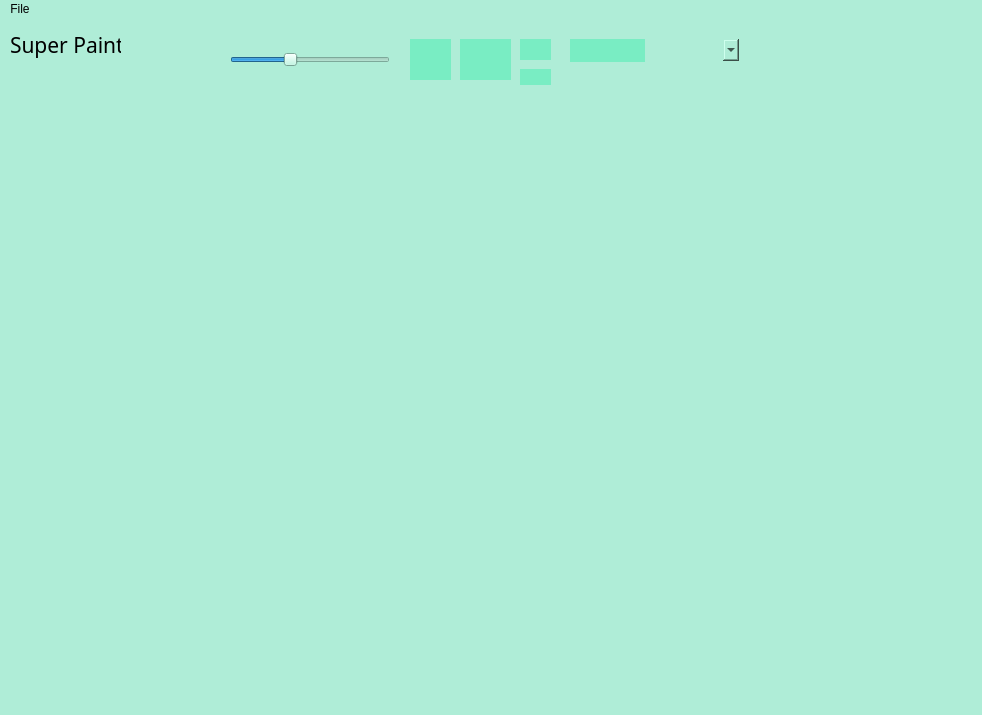
<?xml version="1.0" encoding="UTF-8"?>
<ui version="4.0">
 <class>MainWindow</class>
 <widget class="QMainWindow" name="MainWindow">
  <property name="geometry">
   <rect>
    <x>0</x>
    <y>0</y>
    <width>982</width>
    <height>715</height>
   </rect>
  </property>
  <property name="windowTitle">
   <string>MainWindow</string>
  </property>
  <property name="styleSheet">
   <string notr="true">background-color: #afedd7;
border: none;
</string>
  </property>
  <widget class="QWidget" name="centralwidget">
   <widget class="QLabel" name="label">
    <property name="geometry">
     <rect>
      <x>10</x>
      <y>10</y>
      <width>111</width>
      <height>31</height>
     </rect>
    </property>
    <property name="font">
     <font>
      <family>High Tower Text</family>
      <pointsize>16</pointsize>
     </font>
    </property>
    <property name="text">
     <string>Super Paint</string>
    </property>
   </widget>
   <widget class="QTextEdit" name="txtColor">
    <property name="geometry">
     <rect>
      <x>130</x>
      <y>10</y>
      <width>81</width>
      <height>61</height>
     </rect>
    </property>
   </widget>
   <widget class="QSlider" name="slider">
    <property name="geometry">
     <rect>
      <x>230</x>
      <y>30</y>
      <width>160</width>
      <height>22</height>
     </rect>
    </property>
    <property name="minimum">
     <number>1</number>
    </property>
    <property name="maximum">
     <number>80</number>
    </property>
    <property name="value">
     <number>30</number>
    </property>
    <property name="orientation">
     <enum>Qt::Horizontal</enum>
    </property>
   </widget>
   <widget class="QPushButton" name="btnPincel">
    <property name="geometry">
     <rect>
      <x>410</x>
      <y>20</y>
      <width>41</width>
      <height>41</height>
     </rect>
    </property>
    <property name="styleSheet">
     <string notr="true">background-color: #79edc3;
border: none;</string>
    </property>
    <property name="text">
     <string/>
    </property>
    <property name="icon">
     <iconset>
      <normaloff>D:/TEC/4to Semestre/Programación/GitHub/superpaint/icons/brush.png</normaloff>D:/TEC/4to Semestre/Programación/GitHub/superpaint/icons/brush.png</iconset>
    </property>
   </widget>
   <widget class="QPushButton" name="btnBorrador">
    <property name="geometry">
     <rect>
      <x>460</x>
      <y>20</y>
      <width>51</width>
      <height>41</height>
     </rect>
    </property>
    <property name="styleSheet">
     <string notr="true">background-color: #79edc3;
border: none;</string>
    </property>
    <property name="text">
     <string/>
    </property>
    <property name="icon">
     <iconset>
      <normaloff>D:/TEC/4to Semestre/Programación/GitHub/superpaint/icons/eraser.png</normaloff>D:/TEC/4to Semestre/Programación/GitHub/superpaint/icons/eraser.png</iconset>
    </property>
   </widget>
   <widget class="QPushButton" name="btnLinea">
    <property name="geometry">
     <rect>
      <x>520</x>
      <y>20</y>
      <width>31</width>
      <height>21</height>
     </rect>
    </property>
    <property name="styleSheet">
     <string notr="true">background-color: #79edc3;
border: none;</string>
    </property>
    <property name="text">
     <string/>
    </property>
    <property name="icon">
     <iconset>
      <normaloff>D:/TEC/4to Semestre/Programación/GitHub/superpaint/icons/line.png</normaloff>D:/TEC/4to Semestre/Programación/GitHub/superpaint/icons/line.png</iconset>
    </property>
   </widget>
   <widget class="QPushButton" name="btnCuadro">
    <property name="geometry">
     <rect>
      <x>520</x>
      <y>50</y>
      <width>31</width>
      <height>16</height>
     </rect>
    </property>
    <property name="styleSheet">
     <string notr="true">background-color: #79edc3;
border: none;</string>
    </property>
    <property name="text">
     <string/>
    </property>
    <property name="icon">
     <iconset>
      <normaloff>D:/TEC/4to Semestre/Programación/GitHub/superpaint/icons/square.png</normaloff>D:/TEC/4to Semestre/Programación/GitHub/superpaint/icons/square.png</iconset>
    </property>
   </widget>
   <widget class="QPushButton" name="btnGuardar">
    <property name="geometry">
     <rect>
      <x>570</x>
      <y>20</y>
      <width>75</width>
      <height>23</height>
     </rect>
    </property>
    <property name="styleSheet">
     <string notr="true">background-color: #79edc3;
border: none;</string>
    </property>
    <property name="text">
     <string/>
    </property>
    <property name="icon">
     <iconset>
      <normaloff>D:/TEC/4to Semestre/Programación/GitHub/superpaint/icons/save.png</normaloff>D:/TEC/4to Semestre/Programación/GitHub/superpaint/icons/save.png</iconset>
    </property>
   </widget>
   <widget class="QComboBox" name="comboDibujos">
    <property name="geometry">
     <rect>
      <x>670</x>
      <y>20</y>
      <width>69</width>
      <height>22</height>
     </rect>
    </property>
   </widget>
   <widget class="QWidget" name="widget" native="true">
    <property name="geometry">
     <rect>
      <x>100</x>
      <y>70</y>
      <width>600</width>
      <height>600</height>
     </rect>
    </property>
    <property name="styleSheet">
     <string notr="true">background-color: </string>
    </property>
   </widget>
  </widget>
  <widget class="QMenuBar" name="menubar">
   <property name="geometry">
    <rect>
     <x>0</x>
     <y>0</y>
     <width>982</width>
     <height>21</height>
    </rect>
   </property>
   <widget class="QMenu" name="menuFile">
    <property name="title">
     <string>File</string>
    </property>
    <addaction name="actionOpen"/>
   </widget>
   <addaction name="menuFile"/>
  </widget>
  <widget class="QStatusBar" name="statusbar"/>
  <action name="actionOpen">
   <property name="text">
    <string>Open</string>
   </property>
  </action>
 </widget>
 <resources/>
 <connections/>
</ui>
